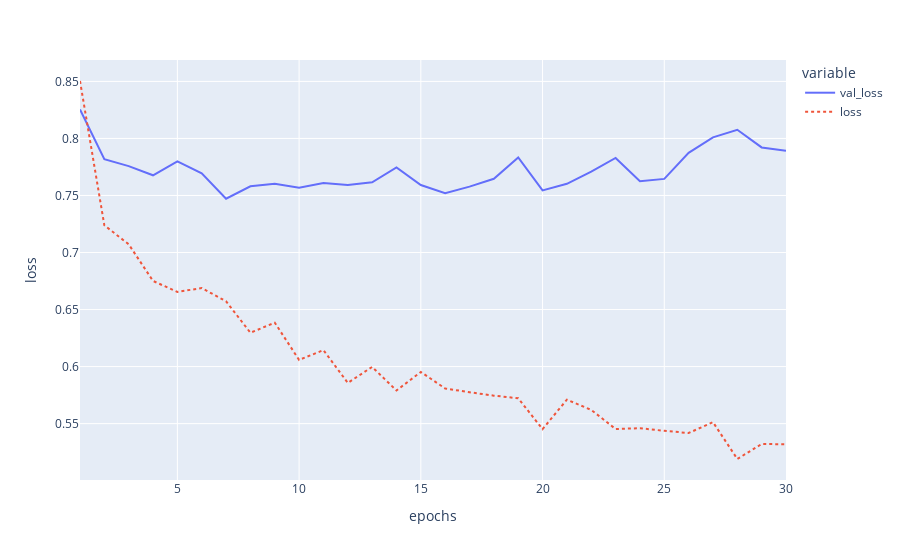

Notebook source saved alongside this figure:
### Code cell
fig = px.line(data_frame=kc_grid.best_estimator_.model.history.history, 
        y = ['val_loss','loss'], x =  range(1, len(kc_grid.best_estimator_.model.history.history['loss'])+1),
        labels = {'x': 'epochs', 'value': 'loss'},
        line_dash= 'variable'
        )
fig.show()

### Figure 1 — Plotly figure (JSON) as saved in the notebook; plotly's stock layout.template omitted (floating-point values rounded to 4 significant figures)
{"data": [{"hovertemplate": "variable=val_loss<br>epochs=%{x}<br>loss=%{y}<extra></extra>", "legendgroup": "val_loss", "line": {"color": "#636efa", "dash": "solid"}, "marker": {"symbol": "circle"}, "mode": "lines", "name": "val_loss", "orientation": "v", "showlegend": true, "type": "scatter", "x": [1, 2, 3, 4, 5, 6, 7, 8, 9, 10, 11, 12, 13, 14, 15, 16, 17, 18, 19, 20, 21, 22, 23, 24, 25, 26, 27, 28, 29, 30], "xaxis": "x", "y": [0.8254, 0.7817, 0.7757, 0.7677, 0.7799, 0.7693, 0.7471, 0.7581, 0.7602, 0.7567, 0.7608, 0.7592, 0.7615, 0.7746, 0.7591, 0.7519, 0.7578, 0.7646, 0.7833, 0.7545, 0.7602, 0.771, 0.7829, 0.7625, 0.7645, 0.7873, 0.8009, 0.8076, 0.7921, 0.7891], "yaxis": "y"}, {"hovertemplate": "variable=loss<br>epochs=%{x}<br>loss=%{y}<extra></extra>", "legendgroup": "loss", "line": {"color": "#EF553B", "dash": "dot"}, "marker": {"symbol": "circle"}, "mode": "lines", "name": "loss", "orientation": "v", "showlegend": true, "type": "scatter", "x": [1, 2, 3, 4, 5, 6, 7, 8, 9, 10, 11, 12, 13, 14, 15, 16, 17, 18, 19, 20, 21, 22, 23, 24, 25, 26, 27, 28, 29, 30], "xaxis": "x", "y": [0.8504, 0.7239, 0.7072, 0.6751, 0.6654, 0.6689, 0.6573, 0.6297, 0.6385, 0.6058, 0.6144, 0.5857, 0.5997, 0.579, 0.5953, 0.5808, 0.5775, 0.5745, 0.5723, 0.5452, 0.571, 0.5621, 0.5453, 0.546, 0.5437, 0.5418, 0.5513, 0.519, 0.5321, 0.5319], "yaxis": "y"}], "layout": {"legend": {"title": {"text": "variable"}, "tracegroupgap": 0}, "margin": {"t": 60}, "xaxis": {"anchor": "y", "domain": [0, 1], "title": {"text": "epochs"}}, "yaxis": {"anchor": "x", "domain": [0, 1], "title": {"text": "loss"}}}}
